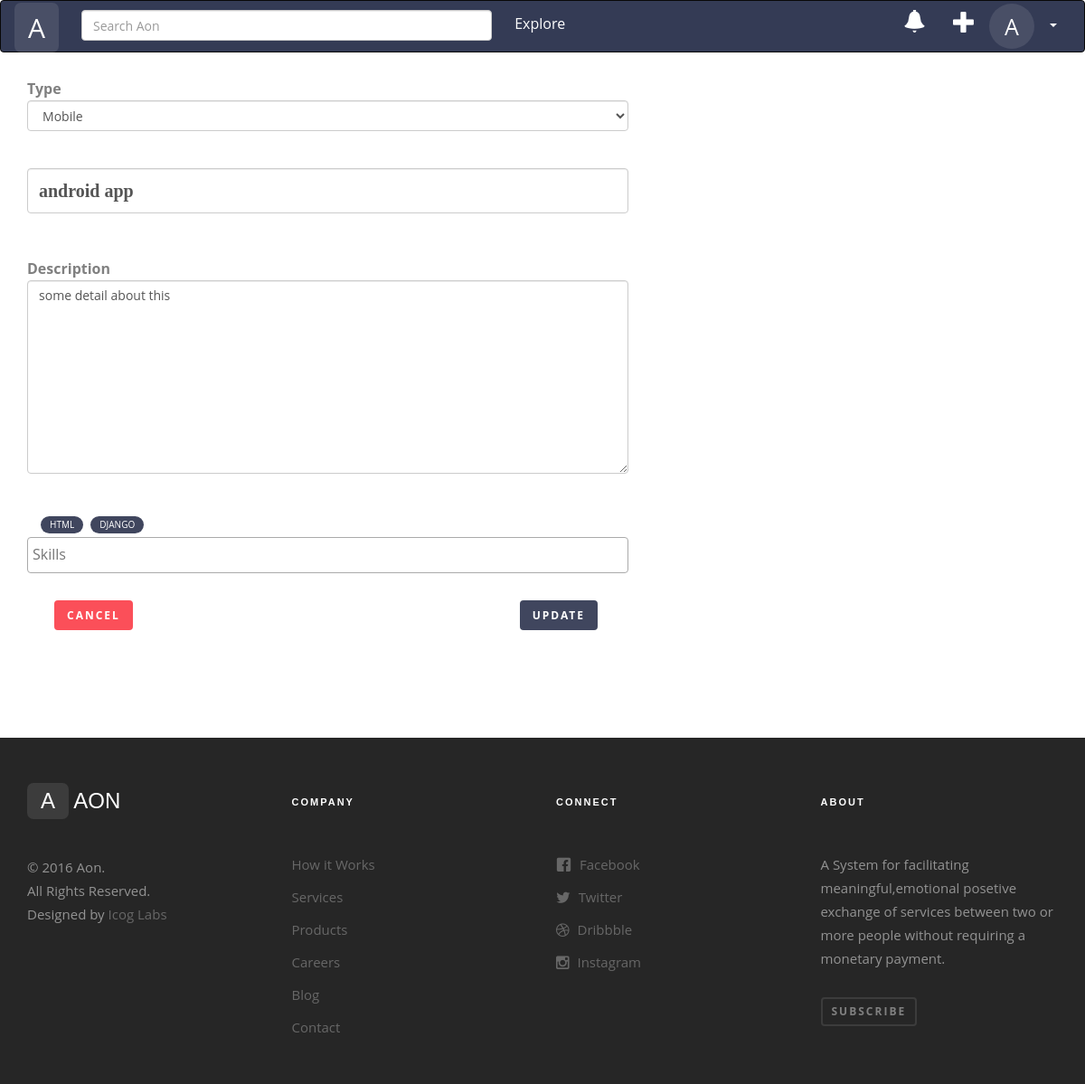
The page /projects/android-app/edit (signed in) on the database its author committed.
### app/models.py (models this page shows, shortened)
class Request(models.Model):
    PROJECT_STATUS = (
        (STATUS_OPEN, _('Open')),
        (STATUS_DONE, _('Done')),
        (STATUS_CLOSED, _('Closed'))
    )
    title = models.CharField(max_length=200)
    type = models.ForeignKey(RequestCategory, blank=True, null=True)
    description = models.TextField(blank=True)
    slug = models.SlugField(max_length=200, unique=True, blank=True)
    status = models.SmallIntegerField(choices=PROJECT_STATUS, blank=True, default=STATUS_OPEN)
    created_by = models.ForeignKey(User, related_name='requested_by')
    skills = models.ManyToManyField(SkillTag, blank=True, related_name='collaborators')
    collaborators = models.ManyToManyField(User, blank=True)
    publish = models.BooleanField(blank=True, default=True)
    created = models.DateTimeField(auto_now_add=True)
    updated = models.DateTimeField(auto_now=True)
    objects = RequestQuerySet.as_manager()
    class Meta:
        verbose_name = "Request"
        verbose_name_plural = "Requests"
        ordering = ["-created"]

class SkillTag(models.Model):
    name = models.CharField(max_length=200)
    description = models.TextField(blank=True)
    created = models.DateTimeField(auto_now_add=True)
    updated = models.DateTimeField(auto_now=True)
    class Meta:
        verbose_name = "SkillTag"
        verbose_name_plural = "Skill Tags"

### app/views.py (the view)
# urls.py: url(r'^projects/(?P<slug>[\w-]+)/edit', views.edit_view, name='edit_view'),
@login_required()
def edit_view(request, slug):
    instance = get_object_or_404(Request, slug=slug)
    category = None
    if request.method == 'POST':
        type = request.POST['type']
        if type:
            category = get_object_or_404(RequestCategory, slug=type)
        form = ProjectForm(request.POST or None, instance=instance)
        if form.is_valid():
            project = form.save(commit=False)
            project.created_by = request.user
            if category:
                project.type = category
            project.save()
            for id in request.POST.getlist('skills'):
                tag = SkillTag.objects.get(pk=id)
                if tag:
                    project.skills.add(tag)
            project.save()
            messages.add_message(request, messages.SUCCESS, 'Your Request has been updated!')
            return HttpResponseRedirect("/projects/" + str(project.slug) + "/")
        else:
            print form.errors
    else:
        form = ProjectForm()
    return render(request=request, template_name='app/editProject.html', context={'form': form, 'instance': instance})

### app/forms.py
class ProjectForm(forms.ModelForm):
    def __init__(self, *args, **kwargs):
        super(ProjectForm, self).__init__(*args, **kwargs)
        for field in self.fields:
            self.fields[field].widget.attrs.update({'class': 'form-control'})
    class Meta:
        model = Request
        fields = ('title', 'description', 'skills',)

### app/templates/app/editProject.html (shortened to what this page needs)
{% extends "signed_in_base.html" %}
{% block content %}
<div class="container" style="margin-bottom: 100px;">
<form class="form-horizontal col-lg-7 col-md-7" id="create_request_form" role="form" method="post" action="{% url 'edit_view' instance.slug%}">
        <div class="form-group">
            <label class="control-label" for="id_type">Type</label><br/>
            <select class="form-control" id="id_type" name="type">
                 <option
                        {% if instance.type.slug == 'mobile'  %}selected='selected'{% endif %}
                        value="mobile">Mobile
                </option>
            </select>
             <br/>
        </div>
        <div class="form-group">
            <input value="{{ instance.title }}" style="font-size:20px;height: 50px;font-family: exo;font-weight:900" id="id_title" class="form-control" maxlength="200" name="title" placeholder="I'm Requesting" type="text"><br>
        </div>
        <div class="form-group">
                  <label class="control-label" for="id_description">Description</label>
                    <br/>
                  <textarea class="form-control" cols="40" id="id_description" name="description" rows="10">{{ instance.description }}</textarea>
                  <br/>
         </div>
        <div>
            {% if instance.skills.all %}
                {% for skill in instance.skills.all %}
                        <li class="tag">{{skill.name}}</li>
                {% endfor %}
            {% endif %}
        </div>
        <div class="form-group">
        </div>
        <div class="panel-body  ">
            <a  href="{%  url 'project_detail' instance.slug%}" class="btn btn-danger" type="submit" >Cancel</a>
            <input  style="float: right" class="btn btn-info" type="submit" value="Update" />
      </div>
</form>
</div>
{% endblock %}

### app/templates/navbar.html (shortened to what this page needs)
<nav class="navbar navbar-default navbar-inverse brand-nav" role="navigation" style="background-color: #343B55;">
  <div class="container-fluid">
        <div class="navbar-header">
          <a class="navbar-brand" href="{% url 'dashboard' %}"><span style="border-radius: 7px;font-size: 30px; padding: 7px 15px;position: relative;top: 5px; background: rgba(255, 255, 255, 0.1);">A</span></a>
    </div>
        <div class="collapse navbar-collapse" id="bs-example-navbar-collapse-1">
              <form  class="col-md-5 col-sm-5" style="padding: 10px" role="search" method="get" action="{% url 'search' %}">
                  <div class="">
                      <input id="global_search" type="text" name="q"  class="form-control" placeholder="Search Aon">
                  </div>
              </form>
               <ul class="nav navbar-nav">
                    <li><a href="{% url 'explore' %}">Explore</a></li>
               </ul>
               <ul class="nav navbar-nav navbar-right">
                    <li>
                        <p class="navbar-text" style="margin-top: 10px;">
                        <span>
                            <a href="{% url 'notifications' %}">
                                <i class="glyphicon glyphicon-bell" style="font-size:25px;"></i>
                            </a>
                        </span>
                    </li>
                  <li>
                        <p class="navbar-text" style="margin-top: 10px;">
                            <span>
                                <a href="" data-toggle="modal" data-target="#new_project_modal">
                                    <i class="glyphicon glyphicon-plus" style="font-size:25px;">
                                    </i>
                                </a>
                            </span>
                        </p>
                    </li>
                  <li>
                      <a href="{% url 'user_profile' user.username %}"  class="user_initial" >
                               {{ user.username| first | capfirst}}
                      </a>
                  </li>
                  <li class="dropdown">
                      <a href="#" class="dropdown-toggle" data-toggle="dropdown"><span class="caret"></span></a>
                    </li>
              </ul>
        </div>
  </div>
</nav>

### aon/static/app/css/app_style.css (style rules this page uses)
.user_initial { margin-top: 3px; background-color: rgba(255, 255, 255, 0.1); font-size: 25px; text-align: center; border-radius:50%; width:50px; height: 50px; }
.tag { font-size: 10px; padding: 2px 10px; line-height: 1.5; font-family: "Open Sans", Arial, sans-serif; text-transform: uppercase; color: #FFF; margin: 0 4px 4px 0; -webkit-border-radius: 30px; -moz-border-radius: 30px; -ms-border-radius: 30px; border-radius: 30px; display: -moz-inline-stack; display: inline-block; zoom: 1; background:#40465E; }
.brand-nav a , span { color: #FFF; }
.navbar-inverse .navbar-nav>li>a { color: #FFF; }
.btn-info { background: #40465E; color: #fff; border: 2px solid #40465E; }

### rows shown on the page
Request: type "Mobile", title "android app", description "some detail about this"
SkillTag: name "HTML"
SkillTag: name "DJANGO"

### other values the page prints
{{ user.username| first | capfirst }} "A"
